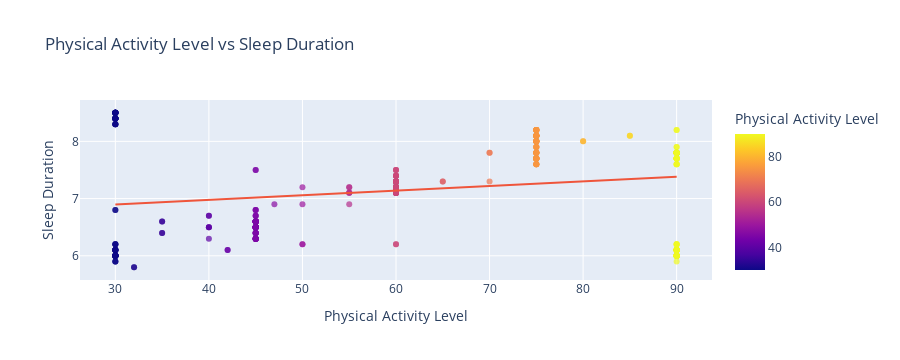

This figure's notebook cell:
### Markdown cell above
### Physical Activity vs Sleep Duration

### Code cell
fig = px.scatter(
    df,
    x="Physical Activity Level",
    y="Sleep Duration",
    trendline="ols",
    opacity=0.7,
    title="Physical Activity Level vs Sleep Duration",
    color="Physical Activity Level"
)

fig.show()

### Figure 1 — Plotly figure (JSON) as saved in the notebook; plotly's stock layout.template omitted (floating-point values rounded to 4 significant figures; data arrays with more than 128 entries replaced by an {"elided": "..."} marker saying what was removed)
{"data": [{"hovertemplate": "Physical Activity Level=%{marker.color}<br>Sleep Duration=%{y}<extra></extra>", "legendgroup": "", "marker": {"color": {"elided": "374 int values"}, "coloraxis": "coloraxis", "opacity": 0.7, "symbol": "circle"}, "mode": "markers", "name": "", "orientation": "v", "showlegend": false, "type": "scatter", "x": {"elided": "374 int values"}, "xaxis": "x", "y": {"elided": "374 float values"}, "yaxis": "y"}, {"hovertemplate": "<b>OLS trendline</b><br>Sleep Duration = 0.00811135 * Physical Activity Level + 6.65213<br>R<sup>2</sup>=0.045097<br><br>Physical Activity Level=%{x}<br>Sleep Duration=%{y} <b>(trend)</b><extra></extra>", "legendgroup": "", "marker": {"symbol": "circle"}, "mode": "lines", "name": "", "showlegend": false, "type": "scatter", "x": {"elided": "374 int values"}, "xaxis": "x", "y": {"elided": "374 float values"}, "yaxis": "y"}], "layout": {"coloraxis": {"colorbar": {"title": {"text": "Physical Activity Level"}}, "colorscale": [[0, "#0d0887"], [0.1111, "#46039f"], [0.2222, "#7201a8"], [0.3333, "#9c179e"], [0.4444, "#bd3786"], [0.5556, "#d8576b"], [0.6667, "#ed7953"], [0.7778, "#fb9f3a"], [0.8889, "#fdca26"], [1, "#f0f921"]]}, "height": 360, "legend": {"tracegroupgap": 0}, "title": {"text": "Physical Activity Level vs Sleep Duration"}, "xaxis": {"anchor": "y", "autorange": true, "domain": [0, 1], "range": [26, 94], "title": {"text": "Physical Activity Level"}, "type": "linear"}, "yaxis": {"anchor": "x", "autorange": true, "domain": [0, 1], "range": [5.577, 8.723], "title": {"text": "Sleep Duration"}, "type": "linear"}}}
